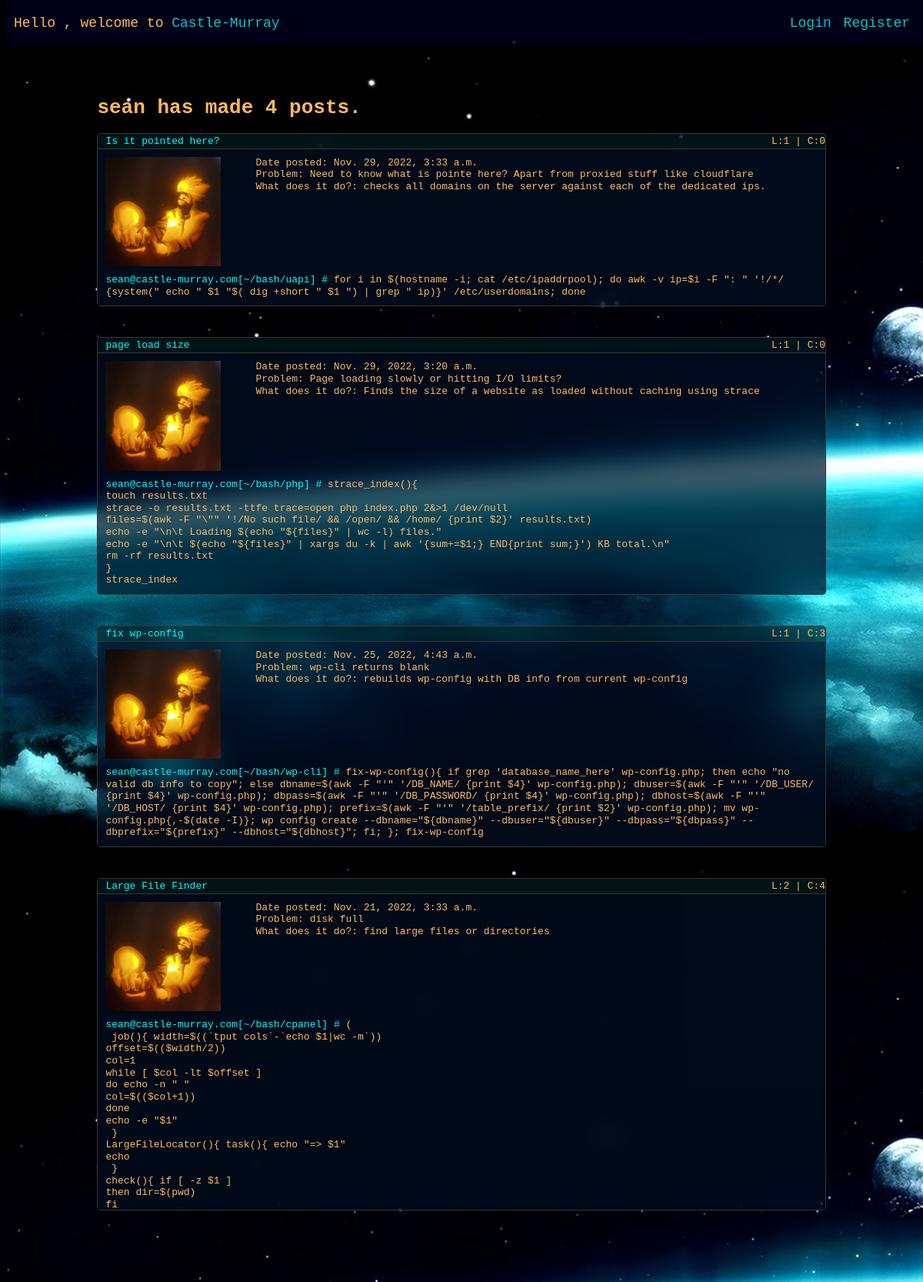
/userp/sean, run on the app's committed database.
### blog/models.py (models this page shows, shortened)
class Post(models.Model):
    title = models.CharField(max_length=100)
    content = models.TextField()
    date_posted = models.DateTimeField(default=timezone.now)
    author = models.ForeignKey(User, on_delete=models.CASCADE)
    use = models.CharField(max_length=500)
    problem = models.CharField(max_length=500)
    context = models.CharField(max_length=30)
    likes = models.ManyToManyField(User, related_name="blog_post")
    def total_likes(self):
        return self.likes.count()

### users/models.py (models this page shows, shortened)
class Profile(models.Model):
    user = models.OneToOneField(User, on_delete=models.CASCADE)
    image = models.ImageField(
        default='default.png',
        upload_to='profile_pics'
    )

### blog/views.py (the view)
# urls.py: path('userp/<str:username>', UserPostListView.as_view(), name='user-posts'),
class UserPostListView(ListView):
    model = Post
    template_name = 'blog/user-posts.html'
    context_object_name = 'posts'
    ordering = ['-date_posted']
    paginate_by = 5
    def get_queryset(self):
        user = get_object_or_404(User, username=self.kwargs.get('username'))
        return Post.objects.filter(author=user).order_by('-date_posted')

### blog/templates/blog/user-posts.html (shortened to what this page needs)
{% extends "blog/base.html" %}
{% block content %}
<h1>{{ view.kwargs.username }} has made {{ page_obj.paginator.count }} posts.</h1>
{% for post in posts %}
<div class="post">
	<div class="post-title">
		<a href="{% url 'post-detail' post.id %}">{{ post.title }}</a>
		<span>L:{{ post.total_likes }} | C:{{ post.comments.count }}</span>
	</div>
	<div class="postbody">
		<div name="neofetch">
			<div class="logo">
				<img src="{{ post.author.profile.image.url }}" alt="">
			</div>
			<div class="info">
				Date posted: {{ post.date_posted }} <br>
				Problem: {{ post.problem }} <br>
				What does it do?: {{ post.use }} <br>
			</div>
		</div>
		<div class="postlines">
			<span class="username">{{ post.author }}@castle-murray.com[~/{{ post.context}}] # </span>
			<pre class="post-content">{{ post.content }}</pre>
		</div>
	</div>
</div>
{% endfor %}
{% endblock content %}

### blog/static/blog/main.css (style rules this page uses)
body { color: rgb(252, 185, 97); font-family: monospace; }
a { color: aqua; text-decoration: none; }
.background { background-image: url("bg.jpg"); background-attachment: fixed; }
.post { padding: none; margin: none; background-color: rgba(0, 34, 39, 0.479); border-style: solid; margin-bottom: 40px; border: solid; border-width: 1px; border-radius: 5px; border-color: rgb(54, 54, 54); transition: 0.5s; backdrop-filter: blur(15px); }
pre { white-space: pre-wrap; white-space: -moz-pre-wrap; white-space: -pre-wrap; white-space: -o-pre-wrap; word-wrap: break-word; }
.post-title { width: 99%; display: inline-flex; flex-flow: row; justify-content: space-between; margin-top: 0px; margin-bottom: 0px; padding: 2px; padding-left: 10px; border-bottom: 0px; border-top-left-radius: 6px; backdrop-filter: blur(15px); }
.username { color: aqua; }
.postbody { background-color: rgba(0, 0, 34, 0.4); margin-top: none; padding: 5px; line-height: 1.2; max-height: 400px; overflow: hidden; overflow-y: auto; scrollbar-color: black; border-top: solid; border-color: rgb(54, 54, 54); border-width: 1px; }
.logo img { max-width: 150px; max-height: 150px; float: left; margin-right: 40px; padding: 5px; }
.info { width: auto; height: auto; padding: 5px }
.postlines { margin-top: 20px; position: relative; clear: both; padding: 5px; }
.post-content { text-align: left; display: inline; }

### data on the page
Post: title "Is it pointed here?", total_likes "1", comments.count "0", author.profile.image (picture), date_posted "Nov. 29, 2022, 3:33 a.m.", problem "Need to know what is pointe here? Apart from proxied stuff like cloudflare", use "checks all domains on the server against each of the dedicated ips.", author "sean", context "bash/uapi", content "for i in $(hostname -i; cat /etc/ipaddrpool); do awk -v ip=$i -F \": \" '!/*/ {system(\" echo \" $1 \"$( dig +short \" $1 \") | grep \" ip)}' /etc/userdomains; done"
Post: title "page load size", total_likes "1", comments.count "0", author.profile.image (picture), date_posted "Nov. 29, 2022, 3:20 a.m.", problem "Page loading slowly or hitting I/O limits?", use "Finds the size of a website as loaded without caching using strace", author "sean", context "bash/php", content "strace_index(){ touch results.txt strace -o results.txt -ttfe trace=open php index.php 2&>1 /dev/null files=$(awk -F \"\\\"\" '!/No such file/ && /open/ && /home/ {print $2}' results.txt) echo -e \"\\n\\t Loading $(echo \"${files}\" | wc -l) files.\" echo -e \"\\n\\t $(echo \"${files}\" | xargs du -k | awk '{sum+=$1;} END{print sum;}') KB total.\\n\" rm -rf results.txt } strace_index"
Post: title "fix wp-config", total_likes "1", comments.count "3", author.profile.image (picture), date_posted "Nov. 25, 2022, 4:43 a.m.", problem "wp-cli returns blank", use "rebuilds wp-config with DB info from current wp-config", author "sean", context "bash/wp-cli", content "fix-wp-config(){ if grep 'database_name_here' wp-config.php; then echo \"no valid db info to copy\"; else dbname=$(awk -F \"'\" '/DB_NAME/ {print $4}' wp-config.php); dbuser=$(awk -F \"'\" '/DB_USER/ {print $4}' wp-config.php); dbpass=$(awk -F \"'\" '/DB_PASSWORD/ {print $4}' wp-config.php); dbhost=$(awk -F \"'\" '/DB_HOST/ {print $4}' wp-config.php); prefix=$(awk -F \"'\" '/table_prefix/ {print $2}' wp-config.php); mv wp-config.php{,-$(date -I)}; wp config create --dbname=\"${dbname}\" --dbuser=\"${dbuser}\" --dbpass=\"${dbpass}\" --dbprefix=\"${prefix}\" --dbhost=\"${dbhost}\"; fi; }; fix-wp-config"
Post: title "Large File Finder", total_likes "2", comments.count "4", author.profile.image (picture), date_posted "Nov. 21, 2022, 3:33 a.m.", problem "disk full", use "find large files or directories", author "sean", context "bash/cpanel", content "( job(){ width=$((`tput cols`-`echo $1|wc -m`)) offset=$(($width/2)) col=1 while [ $col -lt $offset ] do echo -n \" \" col=$(($col+1)) done echo -e \"$1\" } LargeFileLocator(){ task(){ echo \"=> $1\" echo } check(){ if [ -z $1 ] then dir=$(pwd) fi…"

### other printed values
{{ view.kwargs.username }} "sean"
{{ page_obj.paginator.count }} "4"
